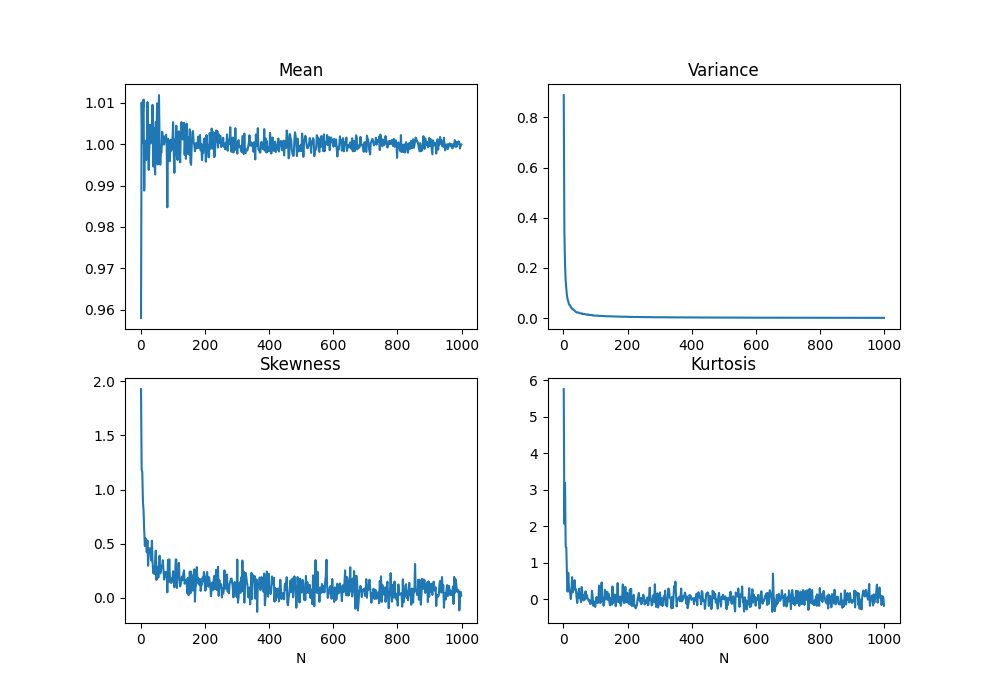

This figure's Python source:
# PS3 -- Dario Loprete -- [email redacted]
# PROBLEM 4 - part 2

# imported packages
import numpy as np
import matplotlib.pyplot as plt


M = 1000                                # number of samples (here we use a smaller M than that of part 1
                                        # given that more computations are involved in this part)
N_values = np.arange(1,1000,2)          # sample size values 

# Definition of function that generates the data
def data (sample_size, number_samples):
    y_set = []
    for i in range(number_samples):
        x = np.random.exponential(scale = 1., size = sample_size)
        y = np.mean(x)
        y_set.append(y)
    return y_set


# Definition of function which computes the mean, the variance, the skewness and the kurtosis from the data
def moments (data):
    m = np.mean(data)                                   # mean
    v = np.var(data)                                    # variance
    s = 1./M * np.sum((data - m)**3)/(v)**1.5           # skewness
    k = -3 + 1./M * np.sum((data - m)**4)/(v**2)        # kurtosis

    return m, v, s, k

# Arrays which will contain the data to be plotted
mean_values = []
var_values = []
skew_values = []
kurt_values = []

# Generation of the data
for N in N_values:

    histo_data = data(N,M)

    moments_values = moments(histo_data)
    mean_values.append(moments_values[0])
    var_values.append(moments_values[1])
    skew_values.append(moments_values[2])
    kurt_values.append(moments_values[3])

# Loop over values of skewness to find at which N 1% of initial value is reached
for i in range(len(N_values)):
    if (skew_values[i] <= 0.01*skew_values[0]):
        N_skew = N_values[i]
        break

# Loop over values of kurtosis to find at which N 1% of initial value is reached
for i in range(len(N_values)):
    if (kurt_values[i] <= 0.01*kurt_values[0]):
        N_kurt= N_values[i]
        break

if 'N_skew' in locals():
    print("Estimate of N such that skewness is 1% of initial value:", N_skew, "\n")

if 'N_kurt' in locals():
    print("Estimate of N such that kurtosis is 1% of initial value:", N_kurt, "\n")


# Plotting of results
fig, axes = plt.subplots(2, 2, figsize=(10, 7))
ax1, ax2, ax3, ax4 = axes.flatten()

ax1.plot(N_values, mean_values)
ax2.plot(N_values, var_values)
ax3.plot(N_values, skew_values)
ax4.plot(N_values, kurt_values)

ax1.set_title("Mean")
ax2.set_title("Variance")
ax3.set_title("Skewness")
ax4.set_title("Kurtosis")

ax3.set_xlabel("N")
ax4.set_xlabel("N")


plt.savefig("prob_4_2.png")
